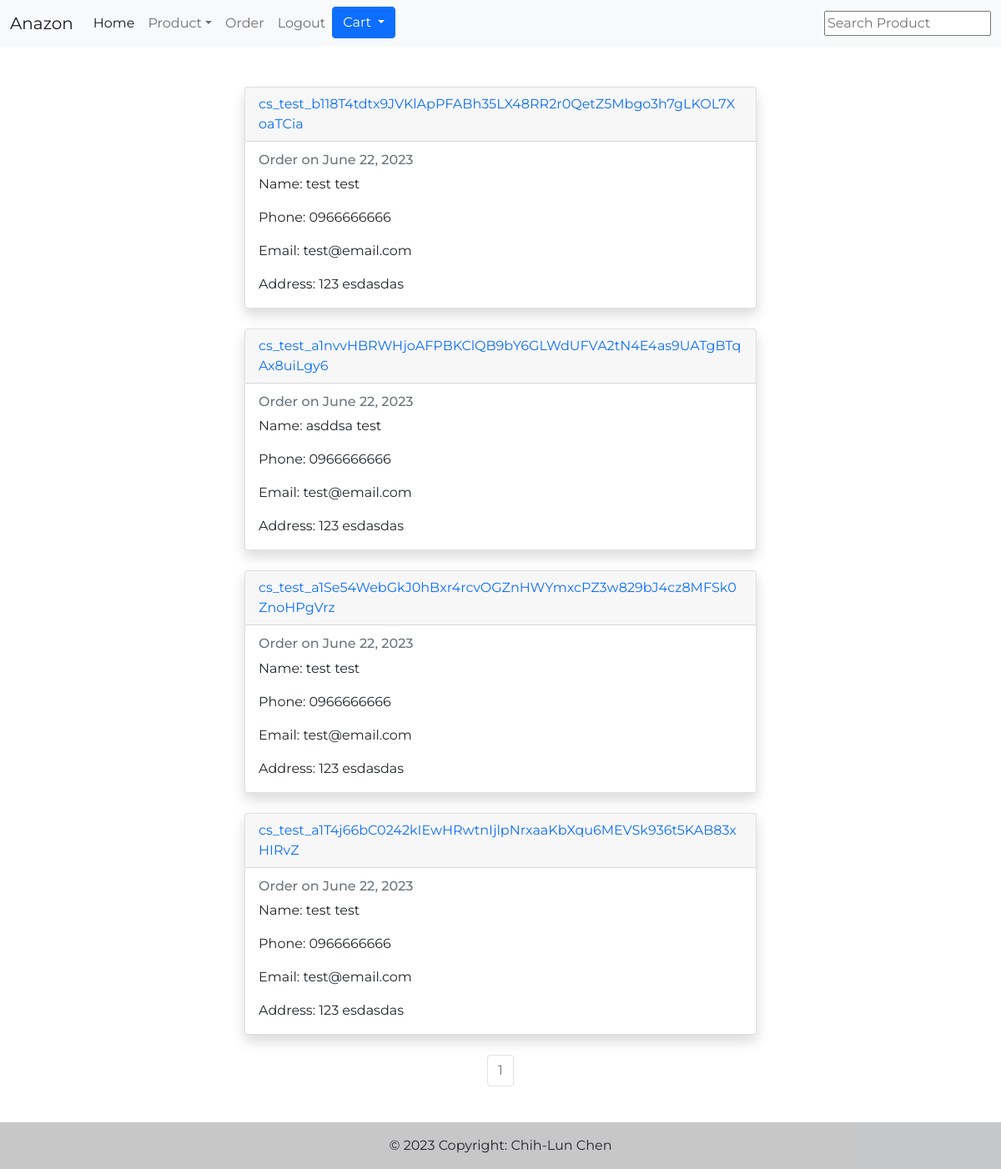
/order (signed in), run on the app's committed database.
### shop/models.py (models this page shows, shortened)
class Order(models.Model):
    stripe_id = models.CharField(max_length=255, null=False, unique=True)
    user = models.ForeignKey(User, on_delete=models.CASCADE)
    first_name = models.CharField(max_length=255, null=False)
    last_name = models.CharField(max_length=255, null=False)
    phone = PhoneNumberField(blank=False, null=False)
    email = models.EmailField(blank=False, null=False)
    postcode = models.CharField(max_length=255, null=False)
    address = models.CharField(max_length=255, null=False)
    updated = models.DateTimeField(auto_now=True)
    created = models.DateField(auto_now_add=True)
    class Meta:
        ordering = ['-updated', '-created']

### shop/views.py (the view)
# urls.py: path('order', views.order, name='order'),
@login_required(login_url='/login/')
def order(request):
    orders = Order.objects.filter(user=request.user).all()
    paginator = Paginator(orders, 4)
    try:
        page_num = int(request.GET.get('page', 10))
    except ValueError:
        page_num = 1
    try:
        page = paginator.page(page_num)
    except EmptyPage:
        page = paginator.page(1)
    return render(request, 'shop/order.html', {'orders': page})

### shop/templates/shop/order.html (shortened to what this page needs)
{% extends 'main.html' %}
{% block content %}
<div class="container py-5">
{% if not orders %}
<h1 id="order_message">You do not have any order!</h1>
{% else %}
{% for order in orders %}
<div class="col d-flex justify-content-center">
    <div class="card shadow" id="order">
        <div class="card-header">
            <a href="{% url 'order_detail' order.stripe_id %}">
            {{ order.stripe_id }}
            </a>
        </div>
        <div class="card-body">
            <div id="order_content">
                <h6 class="card-subtitle mb-2 text-muted">Order on {{ order.created }}</h6>
                <p class="card-text">Name: {{ order.first_name }} {{ order.last_name }}</p>
                <p class="card-text">Phone: {{ order.phone }}</p>
                <p class="card-text">Email: {{ order.email }}</p>
                <p class="card-text">Address: {{ order.postcode }} {{ order.address }}</p>
            </div>
        </div>
      </div>
</div>
<br>
{% endfor %}
<ul class="pagination justify-content-center">
    {% for i in orders.paginator.page_range %}
        {% if orders.number == i %}
            <li class="page-item disabled"><a class="page-link">{{i}}</a></li>
        {% elif i > orders.number|add:'-5' and i < orders.number|add:'5' %}
            <li class="page-item"><a class="page-link" href="{% url 'order' %}?page={{ i }}">{{ i }}</a></li>
        {% endif %}
    {% endfor %}
</ul>
{% endif %}
</div>
{% endblock content %}

### static/styles/main.css (style rules this page uses)
html { margin-bottom: 35px; }
body { font-family: 'Montserrat', sans-serif; }
a { text-decoration: none; }
#login_form, #register_form, #shipping_form, #order_content { display: inline-block; text-align: left; }
#order { width: 55%; }

### data on the page
Order: stripe_id "cs_test_b118T4tdtx9JVKlApPFABh35LX48RR2r0QetZ5Mbgo3h7gLKOL7XoaTCia", created "June 22, 2023", first_name "test", last_name "test", phone "0966666666", email "test@email.com", postcode "123", address "esdasdas"
Order: stripe_id "cs_test_a1nvvHBRWHjoAFPBKClQB9bY6GLWdUFVA2tN4E4as9UATgBTqAx8uiLgy6", created "June 22, 2023", first_name "asddsa", last_name "test", phone "0966666666", email "test@email.com", postcode "123", address "esdasdas"
Order: stripe_id "cs_test_a1Se54WebGkJ0hBxr4rcvOGZnHWYmxcPZ3w829bJ4cz8MFSk0ZnoHPgVrz", created "June 22, 2023", first_name "test", last_name "test", phone "0966666666", email "test@email.com", postcode "123", address "esdasdas"
Order: stripe_id "cs_test_a1T4j66bC0242kIEwHRwtnIjlpNrxaaKbXqu6MEVSk936t5KAB83xHIRvZ", created "June 22, 2023", first_name "test", last_name "test", phone "0966666666", email "test@email.com", postcode "123", address "esdasdas"

### other printed values
{{ i }} "1"
